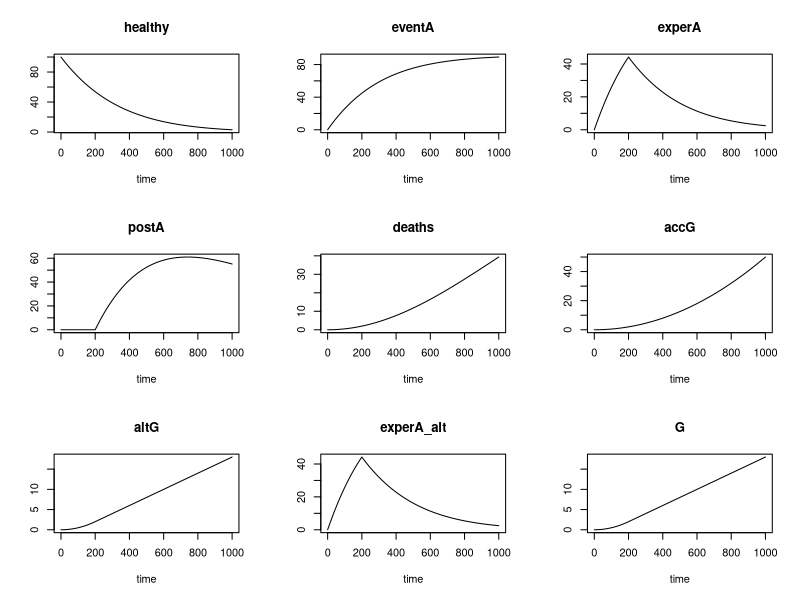

The R script that drew this image:
# This little bit of code is a minimal example of an event with a finite duration
# It creates a delay-differential

library(deSolve)

###################################
# Main model parameters
params <- c(
  alpha = 0.3,
  beta  = 0.01
)

# Incoming Event Rate from healthy population
f <- function(t, params) with(as.list(params), alpha)
# Death function
g <- function(t, params) with(as.list(params), beta*t)
G <- function(t, params) integrate(function(x) g(x, params), lower=max(t-2,0), upper=t)$value


###################################
# Numerical Delay Differential Equation
DelayTest <- function(t, y, params)
{
  with(as.list(c(y, params)), {
    finished <- if(t < 2) 0 else lagderiv(t-2, 2)*exp(-G(t, params))
    finished_alt <- if(t < 2) 0 else lagderiv(t-2, 2)*exp(-altG)
    
    list(
      c(
        healthy  = -(f(t, params)+g(t, params))*healthy,
        eventA   = f(t, params)*healthy,
        experA   = f(t, params)*healthy -g(t, params)*experA - finished,
        postA    = finished - g(t, params)*postA,
        deaths   = g(t, params)*(healthy+experA+postA),
        
        # Alternate method of determining integral G when unavailable
        accG     = g(t, params),  # Accumulator
        altG     = g(t, params) - if(t < 2) 0 else lagderiv(t-2, 6), # Lagged Interval
        
        # Demonstration that it works.
        experA_alt   = f(t, params)*healthy -g(t, params)*experA - finished_alt
      ),
      G = G(t, params)
    )
  })
}

yinit <- c(healthy=1, eventA=0, experA=0, postA=0, deaths=0, accG=0, altG=0, experA_alt=0)

times <- seq(0, 10, by=1/20)  # units of years, increments of days, everyone dies after 120, so simulation is cut short
print(system.time(out <- dede(yinit, times, DelayTest, params)))

plot(100*out)
#plot(1 - out[,'healthy'] - out[,'deaths'] - out[,'experA'] - out[,'postA'], typ='l', ylab="Error")

pp <- function(data, vars)
{
  colors <- rainbow_hcl(length(vars))
  plot(data[,'time'], data[,vars[1]], typ='l', ylab='', xlab="time", col=colors[1])
  for(i in 2:length(vars))
  {
    lines(data[,'time'], data[,vars[i]], col=colors[i])
  }
}

#pp(100*out, c("altG", "G"))
